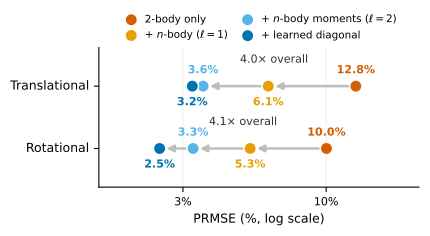

Source code (Python):
#!/usr/bin/env python3
"""Figure 2 (left panel) refresh: progressive accuracy of the learned mobility stack on the
dataset-v2 validation subset.

The four stages are the shipped operators, each evaluated end-to-end on sampled validation
configurations (truth = the configuration's full MFS grand mobility matrix from data/multibody_v2/):
  2b       2-body only                    NNMob (self + 2-body NN within 6, RPY beyond)
  b1       + n-body (l=1)                 Mob_Op_Nbody, nbody_pinn_b1_v2.pt (K=10, r_c=6)
  moments  + n-body moments (l=2)         Mob_Op_Nbody_Moments, v3 pair model
                                          nbody_moments_v3_nb8lin_tr2_kinf_rc8_pc8c.pt
                                          (all neighbours, r_c=8, pair_cutoff=switch_dist=8)
  diag     + learned diagonal             ... + nbody_diag_v2_pc8c.pt (locked to pair_cutoff=8)
Configurations are sampled from the validation split of the pc8c cache (all four families, chain included);
the figure pools --families (default: the three box families, as in the original Figure 2).
PRMSE is pooled over all sampled configurations (L2 of the stacked errors / L2 of the stacked truth,
as in the original Figure 2), translational and rotational separately.

    TORCH_COMPILE_DISABLE=1 python figures/fig2_nbody_acc.py                  # eval + figures
    python figures/fig2_nbody_acc.py --plot-only                              # re-render from the CSV

Outputs: figures/fig2_nbody_acc.{pdf,png} (log-scale arrow chart), figures/fig2_nbody_acc_bars.{pdf,png}
(horizontal ablation bars, the paper's Figure 2) and figures/fig2_nbody_acc.csv (per-config errors).
"""
from __future__ import annotations

import argparse
import glob
import os
import sys
import time
from pathlib import Path

import numpy as np
import pandas as pd

ROOT = Path(__file__).resolve().parents[1]
sys.path = [p for p in sys.path if p != str(ROOT)]
sys.path.insert(0, str(ROOT))
sys.path.insert(1, str(ROOT / "src"))  # grpy_tensors is imported bare by mob_op_2b_combined
os.chdir(ROOT)
os.environ.setdefault("TORCH_COMPILE_DISABLE", "1")  # accuracy work

FAMILIES = ["uniform", "grown", "lattice", "chain"]
SELF_PATH = "data/models/self_interaction_model.pt"
TWO_BODY_PATH = "data/models/two_body_combined_model.pt"
STAGES = ["2b", "b1", "moments", "diag"]
STAGE_LABELS = {"2b": "2-body only", "b1": r"+ $n$-body ($\ell=1$)",
                "moments": r"+ $n$-body moments ($\ell=2$)", "diag": "+ learned diagonal"}
# Okabe-Ito, warm -> cool; the endpoints are Figure 2's original pair (#D55E00 / #0072B2).
PAIR_MODEL = "data/models/nbody_moments_v3_nb8lin_tr2_kinf_rc8_pc8c.pt"
DIAG_MODEL = "data/models/nbody_diag_v2_pc8c.pt"
STAGE_COLORS = {"2b": "#D55E00", "b1": "#E69F00", "moments": "#56B4E9", "diag": "#0072B2"}
C_CONN = "#BDBDBD"
INK = "#2F2F2F"


def build_ops():
    from src.mob_op_2b_combined import NNMob
    from src.mob_op_nbody import Mob_Op_Nbody
    from src.mob_op_nbody_moments import Mob_Op_Nbody_Moments

    common = dict(shape="sphere", self_nn_path=SELF_PATH, two_nn_path=TWO_BODY_PATH)
    mom = dict(common, nbody_nn_path=PAIR_MODEL,
               switch_dist=8.0, pair_cutoff=8.0, neighbor_cutoff=8.0, max_neighbors=None)
    ops = {"2b": NNMob(**common),
           "b1": Mob_Op_Nbody(**common, nbody_nn_path="data/models/nbody_pinn_b1_v2.pt", switch_dist=6.0),
           "moments": Mob_Op_Nbody_Moments(**mom),
           "diag": Mob_Op_Nbody_Moments(**mom, diag_nn_path=DIAG_MODEL, diag_cutoff=8.0)}
    for stage in ("moments", "diag"):
        lay = ops[stage].nbody_layout
        assert (lay["version"], lay["bases"]) == ("v3", "linear_tr2"), lay
    return ops


def evaluate(args) -> pd.DataFrame:
    import torch

    cfg = np.load(args.cache / "configs.npz")
    shards = sorted(glob.glob("data/multibody_v2/*/*/shard_*.npz"))
    rng = np.random.default_rng(args.seed)
    groups: dict[tuple, list[int]] = {}
    for i in np.nonzero(cfg["is_val"])[0]:
        groups.setdefault((int(cfg["family"][i]), round(float(cfg["param"][i]), 4), int(cfg["P"][i])), []).append(int(i))
    picked = np.concatenate([rng.choice(g, size=min(args.per_item, len(g)), replace=False) for _, g in sorted(groups.items())])
    if args.max_configs:
        picked = rng.permutation(picked)[:args.max_configs]
    picked = picked[np.argsort(cfg["shard"][picked], kind="stable")]  # one shard in memory at a time
    ops = build_ops()
    rows, t0 = [], time.time()
    shard_id, shard = -1, None
    for k, c in enumerate(picked):
        sh = int(cfg["shard"][c])
        if sh != shard_id:
            shard_id, shard = sh, np.load(shards[sh])
        P, i = int(cfg["P"][c]), int(cfg["index"][c])
        pos = cfg["positions"][c, :P].astype(np.float64)
        # the cache's shard ids index the sorted glob at build time; a cache older than a family added later is stale
        assert np.allclose(shard["positions"][i][:P], pos, atol=1e-5), f"{args.cache}: shard ids out of date"
        M = shard["M"][i].astype(np.float64)
        F = np.random.default_rng([args.seed, int(c)]).normal(size=(P, 6))
        v_true = (M @ F.reshape(-1)).reshape(P, 6)
        config = np.zeros((P, 7)); config[:, :3] = pos; config[:, 6] = 1.0
        for stage in STAGES:
            with torch.no_grad():
                v = ops[stage].apply(config, F, 1.0)
            v = np.asarray(v.cpu() if torch.is_tensor(v) else v, dtype=np.float64)
            err = v - v_true
            rows.append({"cfg": int(c), "family": FAMILIES[int(cfg["family"][c])], "param": float(cfg["param"][c]),
                         "P": P, "stage": stage,
                         "err2_lin": float((err[:, :3] ** 2).sum()), "true2_lin": float((v_true[:, :3] ** 2).sum()),
                         "err2_ang": float((err[:, 3:] ** 2).sum()), "true2_ang": float((v_true[:, 3:] ** 2).sum())})
        if (k + 1) % 25 == 0 or k + 1 == len(picked):
            print(f"  {k + 1}/{len(picked)} configs  [{time.time() - t0:.0f} s]", flush=True)
    return pd.DataFrame(rows)


def pooled_prmse(df: pd.DataFrame) -> pd.DataFrame:
    """PRMSE (%) per stage, pooled over every sampled configuration (norms accumulated, then divided)."""
    g = df.groupby("stage", sort=False)[["err2_lin", "true2_lin", "err2_ang", "true2_ang"]].sum()
    out = pd.DataFrame({"lin": np.sqrt(g["err2_lin"] / g["true2_lin"]) * 100,
                        "ang": np.sqrt(g["err2_ang"] / g["true2_ang"]) * 100})
    return out.loc[STAGES]


def plot(df: pd.DataFrame, out_stem: Path):
    import matplotlib.pyplot as plt
    from matplotlib.ticker import FixedLocator, FuncFormatter, NullLocator

    p = pooled_prmse(df)
    print("\npooled PRMSE (%) on the validation subset:")
    print(p.round(2).to_string())
    for fam in FAMILIES:
        sub = df[df["family"] == fam]
        if len(sub):
            pf = pooled_prmse(sub)
            print(f"  {fam:8s} lin " + " -> ".join(f"{pf['lin'][s]:.2f}" for s in STAGES)
                  + "   ang " + " -> ".join(f"{pf['ang'][s]:.2f}" for s in STAGES))

    groups = [("Translational", "lin"), ("Rotational", "ang")]
    y = np.arange(len(groups))
    fig, ax = plt.subplots(figsize=(4.4, 2.5))
    for yi, (_, col) in zip(y, groups):
        vals = p[col].values
        for a, b in zip(vals[:-1], vals[1:]):  # stage i -> i+1
            ax.annotate("", xy=(b, yi), xytext=(a, yi),
                        arrowprops=dict(arrowstyle="-|>", color=C_CONN, lw=1.8, shrinkA=5, shrinkB=5))
        for j, stage in enumerate(STAGES):
            ax.scatter(vals[j], yi, s=80, color=STAGE_COLORS[stage], edgecolor="white",
                       linewidth=1.1, zorder=3, label=STAGE_LABELS[stage] if yi == 0 else None)
            va, dy = ("bottom", -0.17) if j % 2 == 0 else ("top", 0.17)
            ax.text(vals[j], yi + dy, f"{vals[j]:.1f}%", ha="center", va=va, fontsize=8,
                    color=STAGE_COLORS[stage], fontweight="bold")
        ax.text(np.sqrt(vals[0] * vals[-1]), yi - 0.34, f"{vals[0] / vals[-1]:.1f}× overall", va="bottom",
                ha="center", fontsize=8, color=INK,
                bbox=dict(boxstyle="round,pad=0.1", fc="white", ec="none", alpha=0.85))

    ax.set_xscale("log")
    ax.xaxis.set_major_locator(FixedLocator([1, 3, 10, 30]))
    ax.xaxis.set_major_formatter(FuncFormatter(lambda x, pos: f"{x:g}%"))
    ax.xaxis.set_minor_locator(NullLocator())
    lo, hi = p.values.min(), p.values.max()
    ax.set_xlim(lo * 0.6, hi * 1.7)
    ax.set_yticks(y)
    ax.set_yticklabels([g[0] for g in groups], fontsize=9, ha="right", va="center", rotation_mode="anchor")
    ax.set_ylim(-0.62, len(groups) - 0.38)
    ax.invert_yaxis()
    ax.set_xlabel("PRMSE (%, log scale)", fontsize=9)
    ax.tick_params(axis="x", labelsize=8)
    ax.grid(axis="x", which="both", color="#EEEEEE", lw=0.7, zorder=0)
    ax.set_axisbelow(True)
    for s in ("top", "right"):
        ax.spines[s].set_visible(False)
    ax.legend(loc="lower center", bbox_to_anchor=(0.5, 1.002), ncol=2, frameon=False,
              fontsize=7.5, handletextpad=0.3, columnspacing=0.9, borderaxespad=0.2)
    fig.tight_layout()
    for ext in ("pdf", "png"):
        fig.savefig(out_stem.with_suffix(f".{ext}"), dpi=600, bbox_inches="tight")
    print(f"-> {out_stem}.pdf, {out_stem}.png")


def plot_bars(df: pd.DataFrame, out_stem: Path):
    """Horizontal ablation bars: one panel per velocity type, stages top to bottom, value at each tip."""
    import matplotlib.pyplot as plt

    p = pooled_prmse(df)
    groups = [("Translational PRMSE", "lin"), ("Rotational PRMSE", "ang")]
    y = np.arange(len(STAGES))
    xmax = p.values.max() * 1.22  # shared scale, room for the tip labels
    fig, axes = plt.subplots(1, 2, figsize=(6.0, 1.9), sharey=True, gridspec_kw=dict(wspace=0.08))
    for ax, (title, col) in zip(axes, groups):
        vals = p[col].values
        ax.barh(y, vals, height=0.62, color=[STAGE_COLORS[s] for s in STAGES], edgecolor="none", zorder=2)
        for yi, v in zip(y, vals):
            ax.text(v + xmax * 0.015, yi, f"{v:.1f}%", ha="left", va="center", fontsize=8.5, color=INK)
        ax.set_title(title, fontsize=9, color=INK, loc="left", pad=4)
        ax.set_xlim(0, xmax)
        ax.set_xticks([])
        ax.tick_params(axis="y", length=0, pad=4)
        for sp in ("top", "right", "bottom"):
            ax.spines[sp].set_visible(False)
        ax.spines["left"].set_color("#BDBDBD")
        ax.spines["left"].set_linewidth(0.8)
    axes[0].set_yticks(y)
    axes[0].set_yticklabels([STAGE_LABELS[s] for s in STAGES], fontsize=8.5, color=INK)
    axes[0].set_ylim(len(STAGES) - 0.5, -0.5)  # 2-body on top
    for ext in ("pdf", "png"):
        fig.savefig(out_stem.with_suffix(f".{ext}"), dpi=600, bbox_inches="tight")
    print(f"-> {out_stem}.pdf, {out_stem}.png")


def main():
    ap = argparse.ArgumentParser(description=__doc__, formatter_class=argparse.RawDescriptionHelpFormatter)
    ap.add_argument("--cache", type=Path, default=Path("data/multibody_v2_cache_pc8c"),
                    help="only configs.npz (positions, shard indices, is_val) is read")
    ap.add_argument("--per-item", type=int, default=6, help="validation configurations per (family, param, P)")
    ap.add_argument("--max-configs", type=int, default=None, help="cap on sampled configs (smoke tests)")
    ap.add_argument("--seed", type=int, default=0)
    ap.add_argument("--out", type=Path, default=Path("figures/fig2_nbody_acc"))
    ap.add_argument("--out-bars", type=Path, default=Path("figures/fig2_nbody_acc_bars"))
    ap.add_argument("--families", nargs="+", default=["uniform", "grown", "lattice"], choices=FAMILIES,
                    help="families pooled in the figure (all are evaluated and broken down in the printout)")
    ap.add_argument("--plot-only", action="store_true", help="re-render the figure from the existing CSV")
    args = ap.parse_args()
    csv = args.out.with_suffix(".csv")
    if args.plot_only:
        df = pd.read_csv(csv)
    else:
        df = evaluate(args)
        df.to_csv(csv, index=False, float_format="%.8g")
        print(f"-> {csv} ({df['cfg'].nunique()} configs x {len(STAGES)} stages)")
    fig_df = df[df["family"].isin(args.families)]
    plot(fig_df, args.out)
    plot_bars(fig_df, args.out_bars)


if __name__ == "__main__":
    main()
